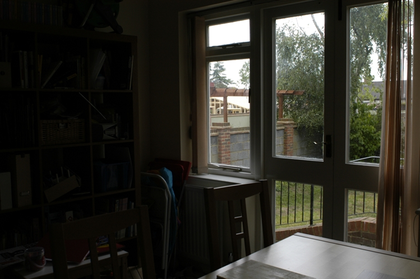
%> input picture hw5/low.png, 420 x 279 px, shrunk from 749 x 498 before the run
$ octave hw5_main.m   (GNU Octave 9; MATLAB toolbox functions it lacks are replaced by stand-ins)
%> lines starting %> are read from the running program, lines starting %| are printed output that depends on the picture
### hw5/cdf_gen.m
% cdf(Cumulative Density Function)
% Date: 2023.10.21
% Author: choongman.lee

function c = cdf_gen(x)
    [H,W]=size(x);

    h=imhist(x);
    p=h/(H*W);

    c=zeros(256,1);
    c(1)=p(1);
    for n=1:255
        c(n+1)=c(n)+p(n+1);
    end
    figure, plot(c)
end

### hw5/hist_Equal.m
% Histogram Equalization
% Date: 2023.10.21
% Author: choongman.lee

function he = hist_Equal(c,x)
    [H,W]=size(x);
    for i=1:H
        for j=1:W
            he(i,j)=255*c(x(i,j)+1);
        end
    end
end

### hw5/hw5_main.m
% Image Signal Processing
% Title: HW #5 Nonlinear Processing for Enhancement
% Date: 2023.10.21
% Author: choongman.lee

clear all;
close all;

%% Histogram Equalization
img=imread('low.png');
%> img is the input picture: size 279x420x3 uint8; mean R, G, B 47.2, 45.7, 38.5
x=rgb2ycbcr(img);
%> x: size 279x420x3 uint8; mean of channels 1, 2, 3 54.9, 124.6, 129.2
%x=rgb2gray(img);
x=(x(:,:,1));
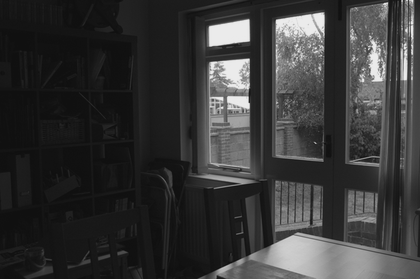
%> x: size 279x420 uint8; min 16, max 235, mean 54.9

if(0)
x=double(x);
xmax=max(max(x));
xmin=min(min(x));
x=uint8(floor(((x-xmin)/(xmax-xmin))*255)); % [xmin,xmax]->[0,255]
end

c=cdf_gen(x);
%> in cdf_gen, `h=imhist(x);`: h = 256 values, max 7151 at index 18, min 0 at index 1, mean 457.7
%> in cdf_gen, `p=h/(H*W);`: p = 256 values, max 0.061 at index 18, min 0 at index 1, mean 0.00391
%> after the loop in cdf_gen, `for n=1:255`: c = 256 values from 0 to 1
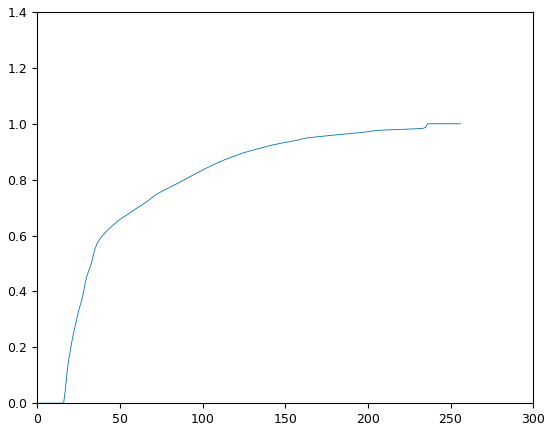
%> figure redrawn from the program's plot data; curve peaks at x = 236, y = 1
%> c = 256 values from 0 to 1
out_Y=hist_Equal(c,x);
%> after the loop in hist_Equal, `for i=1:H`:
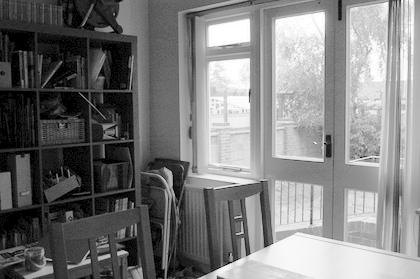
%> he: size 279x420 double; min 12.09, max 255, mean 130.1; drawn with min black and max white
cdf_gen(uint8(out_Y));
%> figure, not shown here; curve peaks at x = 256, y = 1

figure, subplot(1,2,1), imshow(x), title('Y component from YCbCr')
subplot(1,2,2), imshow(uint8(out_Y)), title('Histogram Equalization using Y component of YCbCr')

xR=img(:,:,1);
xG=img(:,:,2);
xB=img(:,:,3);
y(:,:,1)=hist_Equal(c,xR);
y(:,:,2)=hist_Equal(c,xG);
y(:,:,3)=hist_Equal(c,xB);
%> after the loop in hist_Equal (call 4), `for i=1:H`:
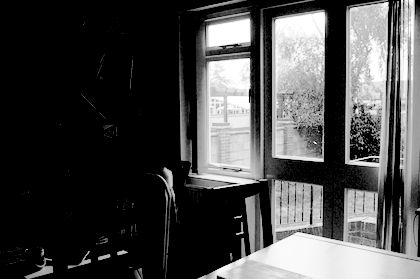
%> he: size 279x420 double; min 0, max 255, mean 71.4; drawn with min black and max white
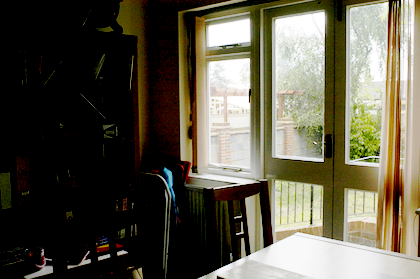
%> y: size 279x420x3 double; mean R, G, B 92.3, 87.7, 71.4; drawn with min black and max white
figure, subplot(1,2,1), imshow(img), title('Original Color Image')
subplot(1,2,2), imshow(uint8(y)), title('Color Image by Histogram Equalization')

c_R=cdf_gen(xR);
%> figure, not shown here; curve peaks at x = 256, y = 1
%> c_R = 256 values from 0.049 to 1
c_G=cdf_gen(xG);
%> figure, not shown here; curve peaks at x = 256, y = 1
%> c_G = 256 values from 0.0477 to 1
c_B=cdf_gen(xB);
%> figure, not shown here; curve peaks at x = 256, y = 1
%> c_B = 256 values from 0.08 to 1
y_indep(:,:,1)=hist_Equal(c_R,xR);
y_indep(:,:,2)=hist_Equal(c_G,xG);
y_indep(:,:,3)=hist_Equal(c_B,xB);
%> after the loop in hist_Equal (call 7), `for i=1:H`:
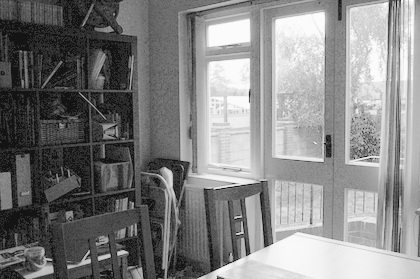
%> he: size 279x420 double; min 20.39, max 251.9, mean 131.1
figure, subplot(1,3,1), imshow(img), title('Original Color Image')
subplot(1,3,2), imshow(uint8(y)), title('Color Image by Histogram Equalization(Y component)')
subplot(1,3,3), imshow(uint8(y_indep)), title('Color Image by Histogram Equalization(RGB independent)')

% CLAHE(Contrast Limitd Adaptive Histogram Equalization)
lab=rgb2lab(img);
%> lab: size 279x420x3 double; mean of channels 1, 2, 3 18.1, -0.6, 4.3
L=lab(:,:,1)/100;
L=adapthisteq(L,'NumTiles',[8 8],'ClipLimit',0.03);
lab(:,:,1)=L*100;
%> lab: size 279x420x3 double; mean of channels 1, 2, 3 32.6, -0.6, 4.3
J=lab2rgb(lab);
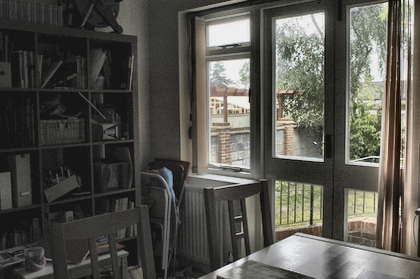
%> J: size 279x420x3 double; mean R, G, B 0.322, 0.315, 0.287; drawn with min black and max white
figure, subplot(1,2,1), imshow(img), title('Original Color Image')
subplot(1,2,2), imshow(J), title('Contrast Limited Adaptive Histogram Equalization')

%% Median Filter
%> (the run ends here)
